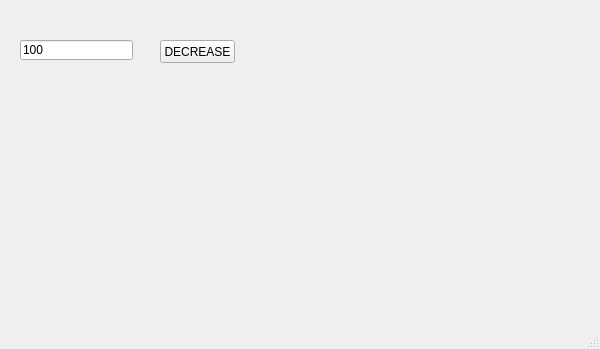
<?xml version="1.0" encoding="UTF-8"?>
<ui version="4.0">
 <class>MainWindow</class>
 <widget class="QMainWindow" name="MainWindow">
  <property name="geometry">
   <rect>
    <x>0</x>
    <y>0</y>
    <width>600</width>
    <height>349</height>
   </rect>
  </property>
  <property name="windowTitle">
   <string>MainWindow</string>
  </property>
  <widget class="QWidget" name="centralwidget">
   <widget class="QPushButton" name="pb">
    <property name="geometry">
     <rect>
      <x>160</x>
      <y>40</y>
      <width>75</width>
      <height>23</height>
     </rect>
    </property>
    <property name="text">
     <string>DECREASE</string>
    </property>
   </widget>
   <widget class="QLineEdit" name="le">
    <property name="geometry">
     <rect>
      <x>20</x>
      <y>40</y>
      <width>113</width>
      <height>20</height>
     </rect>
    </property>
    <property name="text">
     <string>100</string>
    </property>
   </widget>
  </widget>
  <widget class="QMenuBar" name="menubar">
   <property name="geometry">
    <rect>
     <x>0</x>
     <y>0</y>
     <width>600</width>
     <height>21</height>
    </rect>
   </property>
  </widget>
  <widget class="QStatusBar" name="statusbar"/>
 </widget>
 <resources/>
 <connections/>
</ui>
